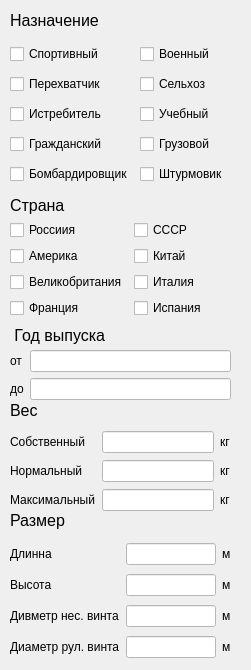
      <widget class="QWidget" name="page_3">
       <widget class="QLabel" name="H_naz">
        <property name="geometry">
         <rect>
          <x>10</x>
          <y>10</y>
          <width>181</width>
          <height>21</height>
         </rect>
        </property>
        <property name="font">
         <font>
          <pointsize>12</pointsize>
         </font>
        </property>
        <property name="text">
         <string>Назначение</string>
        </property>
       </widget>
       <widget class="QLabel" name="H_country">
        <property name="geometry">
         <rect>
          <x>10</x>
          <y>195</y>
          <width>181</width>
          <height>21</height>
         </rect>
        </property>
        <property name="font">
         <font>
          <pointsize>12</pointsize>
         </font>
        </property>
        <property name="text">
         <string>Страна</string>
        </property>
       </widget>
       <widget class="QWidget" name="formLayoutWidget_9">
        <property name="geometry">
         <rect>
          <x>10</x>
          <y>220</y>
          <width>221</width>
          <height>103</height>
         </rect>
        </property>
        <layout class="QFormLayout" name="formLayout_country_H">
         <item row="0" column="0">
          <widget class="QCheckBox" name="H_co_cb_Rus">
           <property name="text">
            <string>Россиия</string>
           </property>
          </widget>
         </item>
         <item row="0" column="1">
          <widget class="QCheckBox" name="H_coun_cb_USSR">
           <property name="text">
            <string>СССР</string>
           </property>
          </widget>
         </item>
         <item row="1" column="0">
          <widget class="QCheckBox" name="H_coun_cb_Amer">
           <property name="text">
            <string>Америка</string>
           </property>
          </widget>
         </item>
         <item row="1" column="1">
          <widget class="QCheckBox" name="H_coun_cb_Chinazes">
           <property name="text">
            <string>Китай</string>
           </property>
          </widget>
         </item>
         <item row="2" column="0">
          <widget class="QCheckBox" name="H_coun_cb_GBrit">
           <property name="text">
            <string>Великобритания</string>
           </property>
          </widget>
         </item>
         <item row="2" column="1">
          <widget class="QCheckBox" name="H_coun_cb_Itali">
           <property name="text">
            <string>Италия</string>
           </property>
          </widget>
         </item>
         <item row="3" column="0">
          <widget class="QCheckBox" name="h_coun_cb_Fran">
           <property name="text">
            <string>Франция</string>
           </property>
          </widget>
         </item>
         <item row="3" column="1">
          <widget class="QCheckBox" name="H_coun_cb_Spain">
           <property name="text">
            <string>Испания</string>
           </property>
          </widget>
         </item>
        </layout>
       </widget>
       <widget class="QLabel" name="H_year">
        <property name="geometry">
         <rect>
          <x>10</x>
          <y>325</y>
          <width>201</width>
          <height>21</height>
         </rect>
        </property>
        <property name="font">
         <font>
          <pointsize>12</pointsize>
         </font>
        </property>
        <property name="text">
         <string> Год выпуска</string>
        </property>
       </widget>
       <widget class="QLabel" name="H_weight">
        <property name="geometry">
         <rect>
          <x>10</x>
          <y>400</y>
          <width>181</width>
          <height>21</height>
         </rect>
        </property>
        <property name="font">
         <font>
          <pointsize>12</pointsize>
         </font>
        </property>
        <property name="text">
         <string>Вес</string>
        </property>
       </widget>
       <widget class="QLabel" name="H_size">
        <property name="geometry">
         <rect>
          <x>10</x>
          <y>510</y>
          <width>181</width>
          <height>21</height>
         </rect>
        </property>
        <property name="font">
         <font>
          <pointsize>12</pointsize>
         </font>
        </property>
        <property name="text">
         <string>Размер</string>
        </property>
       </widget>
       <widget class="QWidget" name="formLayoutWidget_4">
        <property name="geometry">
         <rect>
          <x>10</x>
          <y>350</y>
          <width>221</width>
          <height>53</height>
         </rect>
        </property>
        <layout class="QFormLayout" name="formLayout_year_H">
         <item row="0" column="0">
          <widget class="QLabel" name="H_year_lb_ot">
           <property name="text">
            <string>от</string>
           </property>
          </widget>
         </item>
         <item row="0" column="1">
          <widget class="QLineEdit" name="H_year_line_ot">
           <property name="styleSheet">
            <string notr="true">background-color: rgb(255, 255, 255);</string>
           </property>
          </widget>
         </item>
         <item row="1" column="0">
          <widget class="QLabel" name="H_year_lb_do">
           <property name="text">
            <string>до</string>
           </property>
          </widget>
         </item>
         <item row="1" column="1">
          <widget class="QLineEdit" name="H_year_line_do">
           <property name="styleSheet">
            <string notr="true">background-color: rgb(255, 255, 255);</string>
           </property>
          </widget>
         </item>
        </layout>
       </widget>
       <widget class="QWidget" name="gridLayoutWidget_11">
        <property name="geometry">
         <rect>
          <x>10</x>
          <y>540</y>
          <width>221</width>
          <height>121</height>
         </rect>
        </property>
        <layout class="QGridLayout" name="gridLayout_size_H">
         <item row="3" column="2">
          <widget class="QLabel" name="H_size_lb_Drul_m">
           <property name="text">
            <string>м</string>
           </property>
          </widget>
         </item>
         <item row="2" column="0">
          <widget class="QLabel" name="H_size_lb_Dnes">
           <property name="text">
            <string>Дивметр нес. винта</string>
           </property>
          </widget>
         </item>
         <item row="3" column="0">
          <widget class="QLabel" name="H_size_lb_Drul">
           <property name="text">
            <string>Диаметр рул. винта</string>
           </property>
          </widget>
         </item>
         <item row="0" column="0">
          <widget class="QLabel" name="H_size_lb_lomg">
           <property name="text">
            <string>Длинна</string>
           </property>
          </widget>
         </item>
         <item row="3" column="1">
          <widget class="QLineEdit" name="H_size_line_Drul">
           <property name="styleSheet">
            <string notr="true">background-color: rgb(255, 255, 255);</string>
           </property>
          </widget>
         </item>
         <item row="1" column="1">
          <widget class="QLineEdit" name="H_size_line_high">
           <property name="styleSheet">
            <string notr="true">background-color: rgb(255, 255, 255);</string>
           </property>
          </widget>
         </item>
         <item row="2" column="1">
          <widget class="QLineEdit" name="H_size_line_Dnes">
           <property name="styleSheet">
            <string notr="true">background-color: rgb(255, 255, 255);</string>
           </property>
          </widget>
         </item>
         <item row="1" column="2">
          <widget class="QLabel" name="H_size_lb_high_m">
           <property name="text">
            <string>м</string>
           </property>
          </widget>
         </item>
         <item row="0" column="2">
          <widget class="QLabel" name="H_size_lb_long_m">
           <property name="text">
            <string>м</string>
           </property>
          </widget>
         </item>
         <item row="2" column="2">
          <widget class="QLabel" name="H_size_lb_Dnes_m">
           <property name="text">
            <string>м</string>
           </property>
          </widget>
         </item>
         <item row="0" column="1">
          <widget class="QLineEdit" name="H_size_line_long">
           <property name="styleSheet">
            <string notr="true">background-color: rgb(255, 255, 255);</string>
           </property>
          </widget>
         </item>
         <item row="1" column="0">
          <widget class="QLabel" name="H_size_lb_high">
           <property name="text">
            <string>Высота</string>
           </property>
          </widget>
         </item>
        </layout>
       </widget>
       <widget class="QWidget" name="gridLayoutWidget_12">
        <property name="geometry">
         <rect>
          <x>10</x>
          <y>430</y>
          <width>221</width>
          <height>82</height>
         </rect>
        </property>
        <layout class="QGridLayout" name="gridLayout_weight_H">
         <item row="1" column="2">
          <widget class="QLabel" name="H_wei_lb_norm_kg">
           <property name="text">
            <string>кг</string>
           </property>
          </widget>
         </item>
         <item row="0" column="2">
          <widget class="QLabel" name="H_wei_lb_sob_kg">
           <property name="text">
            <string>кг</string>
           </property>
          </widget>
         </item>
         <item row="2" column="2">
          <widget class="QLabel" name="H_wei_lb_max_kg">
           <property name="text">
            <string>кг</string>
           </property>
          </widget>
         </item>
         <item row="0" column="1">
          <widget class="QLineEdit" name="H_wei_line_sob">
           <property name="styleSheet">
            <string notr="true">background-color: rgb(255, 255, 255);</string>
           </property>
          </widget>
         </item>
         <item row="1" column="0">
          <widget class="QLabel" name="H_wei_lb_norm">
           <property name="text">
            <string>Нормальный</string>
           </property>
          </widget>
         </item>
         <item row="0" column="0">
          <widget class="QLabel" name="H_wei_lb_sob">
           <property name="text">
            <string>Собственный</string>
           </property>
          </widget>
         </item>
         <item row="2" column="0">
          <widget class="QLabel" name="H_wei_lb_max">
           <property name="text">
            <string>Максимальный</string>
           </property>
          </widget>
         </item>
         <item row="2" column="1">
          <widget class="QLineEdit" name="H_wei_line_max">
           <property name="styleSheet">
            <string notr="true">background-color: rgb(255, 255, 255);</string>
           </property>
          </widget>
         </item>
         <item row="1" column="1">
          <widget class="QLineEdit" name="H_wei_line_norm">
           <property name="styleSheet">
            <string notr="true">background-color: rgb(255, 255, 255);</string>
           </property>
          </widget>
         </item>
        </layout>
       </widget>
       <widget class="QWidget" name="gridLayoutWidget_13">
        <property name="geometry">
         <rect>
          <x>10</x>
          <y>40</y>
          <width>232</width>
          <height>151</height>
         </rect>
        </property>
        <layout class="QGridLayout" name="gridLayout_naz_H">
         <item row="0" column="1">
          <widget class="QCheckBox" name="H_naz_cb_milit">
           <property name="text">
            <string>Военный</string>
           </property>
          </widget>
         </item>
         <item row="2" column="1">
          <widget class="QCheckBox" name="H_naz_cb_tren">
           <property name="text">
            <string>Учебный</string>
           </property>
          </widget>
         </item>
         <item row="3" column="1">
          <widget class="QCheckBox" name="H_na_cb_cargo">
           <property name="text">
            <string>Грузовой</string>
           </property>
          </widget>
         </item>
         <item row="1" column="1">
          <widget class="QCheckBox" name="H_naz_cb_agro">
           <property name="text">
            <string>Сельхоз</string>
           </property>
          </widget>
         </item>
         <item row="0" column="0">
          <widget class="QCheckBox" name="H_naz_cb_sporty">
           <property name="text">
            <string>Спортивный</string>
           </property>
          </widget>
         </item>
         <item row="4" column="0">
          <widget class="QCheckBox" name="H_naz_cb_bomb">
           <property name="text">
            <string>Бомбардировщик</string>
           </property>
          </widget>
         </item>
         <item row="3" column="0">
          <widget class="QCheckBox" name="H_naz_cb_civil">
           <property name="text">
            <string>Гражданский</string>
           </property>
          </widget>
         </item>
         <item row="2" column="0">
          <widget class="QCheckBox" name="H_naz_cb_istreb">
           <property name="text">
            <string>Истребитель</string>
           </property>
          </widget>
         </item>
         <item row="1" column="0">
          <widget class="QCheckBox" name="H_naz_cb_perehv">
           <property name="text">
            <string>Перехватчик</string>
           </property>
          </widget>
         </item>
         <item row="4" column="1">
          <widget class="QCheckBox" name="H_naz_cb_shturm">
           <property name="text">
            <string>Штурмовик</string>
           </property>
          </widget>
         </item>
        </layout>
       </widget>
      </widget>
